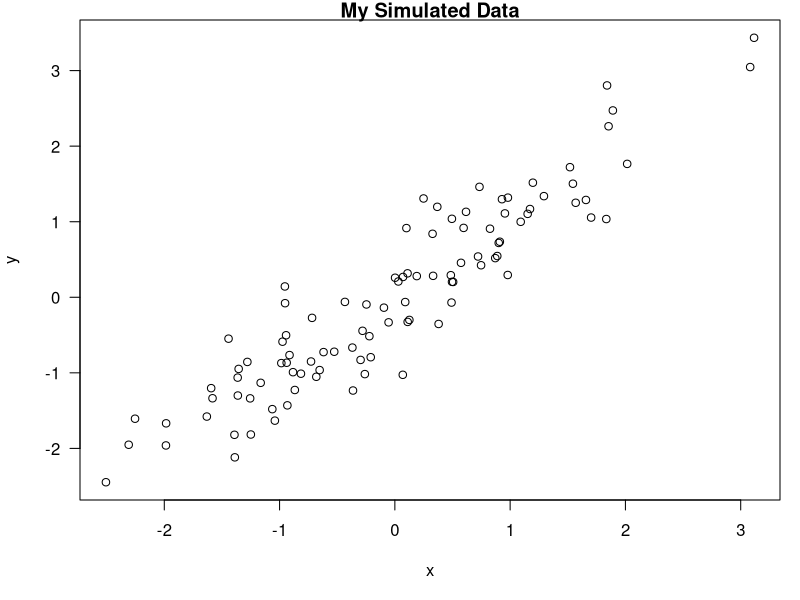

Reproduce this figure in R.
## ---- chunk 1
time <- format(Sys.time(), "%a %b %d %X %Y")
rand <- rnorm(1)
## ---- chunk 2
x <- rnorm(100); y <- x + rnorm(100, sd = 0.5)
## ---- chunk 3
par(mar = c(5,4,1,1), las = 1)
plot(x,y,main="My Simulated Data")
## ---- chunk 4
library(datasets)
data(airquality)
fit <- lm(Ozone ~ Wind + Temp + Solar.R, data = airquality)
## ---- chunk 5
library(xtable)
xt <- xtable(summary(fit))
print(xt, type="html")
